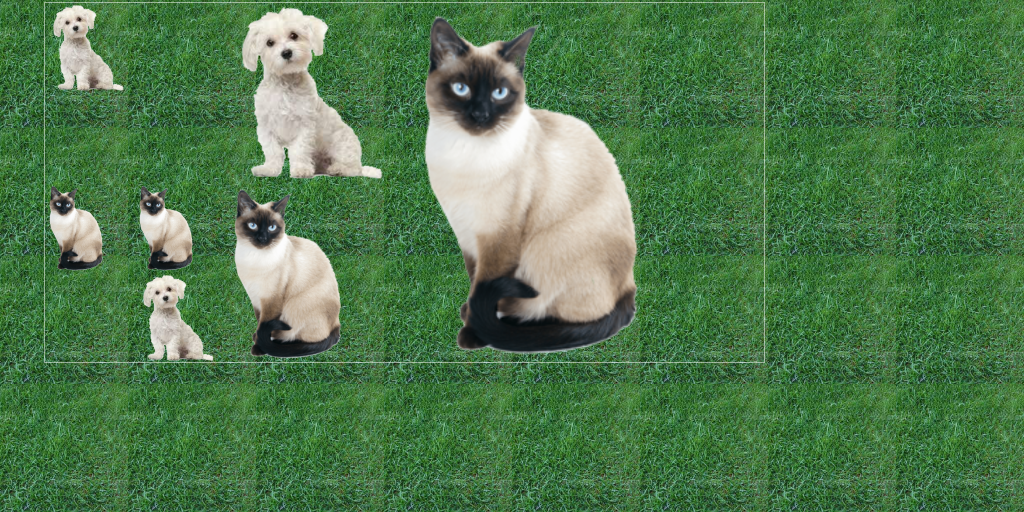
#> input picture MaterijalLV4/download.png, 2048 x 1024 px (shown at 1/2 size)
$ python classify.py
#> lines starting #> are read from the running program, lines starting #| are printed output that depends on the picture
# Import the necessary packages
import cv2
import imutils
import time
import matplotlib.pyplot as plt
from GoogLeNet.deep_learning_with_opencv import classify_image

def load_image_rgb(file_path):
    """Load an image in RGB format."""
    return cv2.cvtColor(cv2.imread(file_path), cv2.COLOR_BGR2RGB)

def pyramid(image, scale=2, minSize=(180, 180)):
    # yield the original image
    yield image

    # keep looping over the pyramid
    while True:
        # compute the new dimensions of the image
        w = int(image.shape[1] / scale)
        h = int(image.shape[0] / scale)

        # Check if resizing will still meet the minimum size
        if w < minSize[0] or h < minSize[1]:
            break  # Exit the loop if the image is too small

        # Resize the image using cv2
        image = cv2.resize(image, (w, h), interpolation=cv2.INTER_AREA)
        yield image

def sliding_window(image, stepSize, windowSize):
    """Slide a window across the image."""
    for y in range(0, image.shape[0], stepSize):
        for x in range(0, image.shape[1], stepSize):
            yield (x, y, image[y:y + windowSize[1], x:x + windowSize[0]])

def main():
    # Load the original image
    image_path = "../MaterijalLV4/download.png"
    image = cv2.imread(image_path)
#> image is the input picture: shape (1024, 2048, 3); mean B, G, R 76.6, 121.7, 80
    crop = image[5:725, 90:1530]  # Crop the image as needed
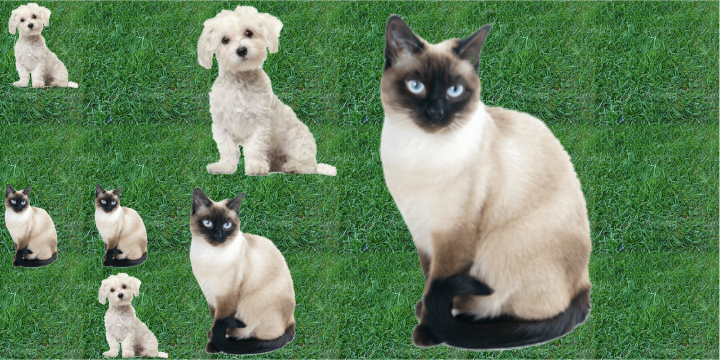
#> crop: shape (720, 1440, 3) (shown at 1/2 size); mean B, G, R 92.5, 130.8, 99

    # Parameters
    (winW, winH) = (180, 180)
    prototxt = "GoogLeNet/bvlc_googlenet.prototxt"
    model = "GoogLeNet/bvlc_googlenet.caffemodel"
    labels = "GoogLeNet/synset_words.txt"

    # Loop over the image pyramid and sliding windows
    for resized in pyramid(crop, scale=2):
        scale_factor = crop.shape[1] / float(resized.shape[1])  # Scale factor for coordinates
        for (x, y, window) in sliding_window(resized, stepSize=180, windowSize=(winW, winH)):
            if window.shape[0] != winH or window.shape[1] != winW:
                continue

            # Classify the window
            label = classify_image(
                window,
                prototxt,
                model,
                labels
            )

            # Determine the label and color
            if "dog" in label:
                color = (0, 255, 255)  # Yellow
                text = "DOG"
            elif "cat" in label:
                color = (0, 0, 255)  # Red
                text = "CAT"
            else:
                continue  # Skip non-dog and non-cat regions

            # Scale the coordinates back to the original crop size
            original_x = int(x * scale_factor)
            original_y = int(y * scale_factor)
            original_w = int(winW * scale_factor)
            original_h = int(winH * scale_factor)

            # Draw the rectangle and label
            cv2.rectangle(crop, (original_x + 2, original_y + 2),
                          (original_x + original_w - 2, original_y + original_h - 2), color, 2)
            cv2.putText(crop, text, (original_x + 5, original_y + 20),
                        cv2.FONT_HERSHEY_SIMPLEX, 0.5, color, 2)
#> this loop made 1 pass
#> scale_factor on pass 1: 1
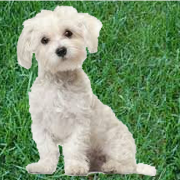
#> window: shape (180, 180, 3); mean B, G, R 111.7, 149.7, 121.1

    # Display the final image
    cv2.imshow("Detected Regions", crop)
    cv2.waitKey(0)
    cv2.destroyAllWindows()

if __name__ == "__main__":
    main()
#> (the call stopped at in main, `label = classify_image( window, prototxt, model, labels )`: GoogLeNet is not available in this run)
